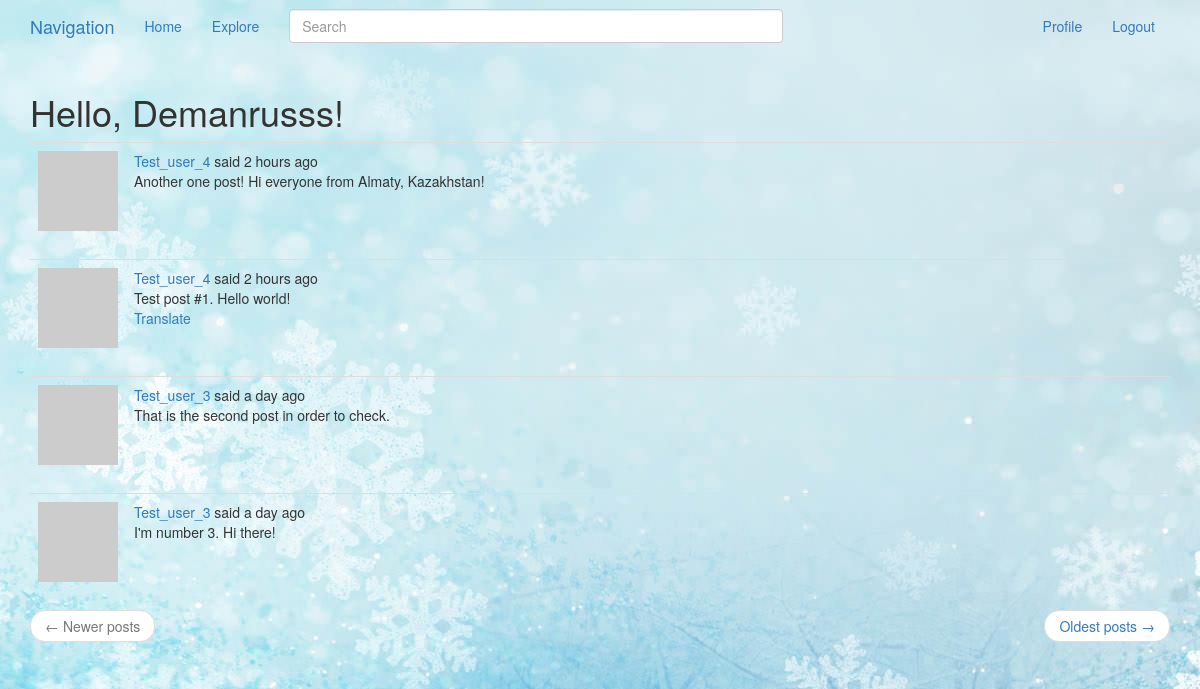
Page /explore (signed in) on the committed database.
### app/models.py (models this page shows, shortened)
class User(UserMixin, db.Model):
    id = db.Column(db.Integer, primary_key = True)
    username = db.Column(db.String(64), index = True, unique = True)
    email = db.Column(db.String(120), index = True, unique = True)
    password_hash = db.Column(db.String(128))
    posts = db.relationship('Post', backref = 'author', lazy = 'dynamic')
    about_me = db.Column(db.String(140))
    last_seen = db.Column(db.DateTime, default = datetime.utcnow)
    followed = db.relationship('User',
                               secondary = followers,
                               primaryjoin = (followers.c.follower_id == id),
                               secondaryjoin = (followers.c.followed_id == id),
                               backref = db.backref('followers', lazy = 'dynamic'),
                               lazy = 'dynamic')
    def avatar(self, size):
        digest = md5(self.email.lower().encode('utf-8')).hexdigest()
        return 'https://www.gravatar.com/avatar/{}?d=robohash&s={}'.format(digest, size)

class SearchableMixin(object):
    @classmethod
    def before_commit(cls, session):
        session._changes = {
            'add': list(session.new),
            'update': list(session.dirty),
            'delete': list(session.deleted)
        }
    @classmethod
    def after_commit(cls, session):
        for obj in session._changes['add']:
            if isinstance(obj, SearchableMixin):
                add_to_index(obj.__tablename__, obj)
        for obj in session._changes['update']:
            if isinstance(obj, SearchableMixin):
                add_to_index(obj.__tablename__, obj)
        for obj in session._changes['delete']:
            if isinstance(obj, SearchableMixin):
                remove_from_index(obj.__tablename__, obj)
        session._changes = None

class Post(SearchableMixin, db.Model):
    __searchable__ = ['body']
    id = db.Column(db.Integer, primary_key = True)
    body = db.Column(db.String(500))
    timestamp = db.Column(db.DateTime, index = True, default = datetime.utcnow)
    user_id = db.Column(db.Integer, db.ForeignKey('user.id'))
    language = db.Column(db.String(8))

### app/routes.py (the view)
@app.route('/explore')
@login_required
def explore():
    page = request.args.get('page', 1, type = int)
    posts = Post.query.order_by(Post.timestamp.desc())\
        .paginate(page = page, per_page = app.config['POSTS_PER_PAGE'], error_out = False)
    next_page = url_for('explore', page = posts.next_num) if posts.has_next else None
    prev_page = url_for('explore', page = posts.prev_num) if posts.has_prev else None
    return render_template('index.html', title = _('Explore'),
                           posts = posts.items,
                           next_page = next_page, prev_page = prev_page)

### app/forms.py
class SearchForm(FlaskForm):
    q = StringField(_babel('Search'), validators = [DataRequired()])
    def __init__(self, *args, **kwargs):
        if 'formdata' not in kwargs:
            kwargs['formdata'] = request.args
        if 'csrf_enabled' not in kwargs:
            kwargs['csrf_enabled'] = False
        super(SearchForm, self).__init__(*args, **kwargs)

### app/models.py (called while the page is built)
@login.user_loader
def load_user(id):
    return User.query.get(int(id))

### app/routes.py (called while the page is built)
@app.before_request
def before_request():
    if current_user.is_authenticated:
        current_user.last_seen = datetime.utcnow()
        db.session.commit()
        g.search_form = SearchForm()
    g.locale = str(get_locale())

### app/templates/index.html (shortened to what this page needs)
{% extends "_layout.html" %}
{% import 'bootstrap/wtf.html' as wtf %}
{% block app_content %}
    <h1>{{ _('Hello, %(username)s', username=current_user.username) }}!</h1>
    {% for post in posts %}
        {% include '_post.html' %}
    {% endfor %}
    <nav aria-label="...">
        <ul class="pager">
            <li class="previous {% if not prev_page %}disabled{% endif %}">
                <a href="{{ prev_page or '#' }}">
                    <span aria-hidden="true">&larr;</span> {{ _('Newer posts') }}
                </a>
            </li>
            <li class="next {% if not next_page %}disabled{% endif %}">
                <a href="{{ next_page or '#'}}">
                    {{ _('Oldest posts') }} <span aria-hidden="true">&rarr;</span>
                </a>
            </li>
        </ul>
    </nav>
{% endblock %}

### app/templates/_post.html (shortened to what this page needs)
<table class="table table-hover">
    <tr>
        <td width="70px">
            <a href="{{ url_for('user', username = post.author.username) }}">
                <img src="{{ post.author.avatar(70) }}" />
            </a>
        </td>
        <td>
            {{ _('%(username)s said %(when)s', username = link_of_user, when = moment(post.timestamp).fromNow()) }}
            <br>
            <span id="post{{ post.id }}">
                {{ post.body }}
            </span>
            {% if post.language and post.language != g.locale %}
            <br>
            <span id="translation{{ post.id }}">
                <a href="javascript:translate('#post{{ post.id }}', '#translation{{ post.id }}',
                   '{{ post.language }}', '{{ g.locale }}');">
                    {{ _('Translate') }}
                </a>
            </span>
            {% endif %}
        </td>
    </tr>
</table>

### rows in the picture
Post: body "Another one post! Hi everyone from Almaty, Kazakhstan!"
Post: body "Test post #1. Hello world!"
Post: body "That is the second post in order to check."
Post: body "I'm number 3. Hi there!"
